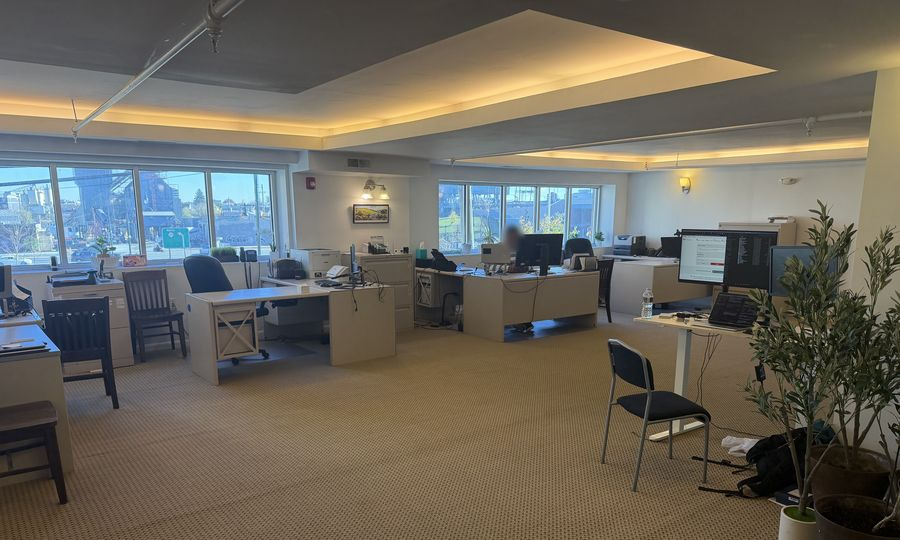
#> input picture images/hero-900.jpg, 900 x 540 px, given in place of IMG_5573.jpeg, which was not available
$ python build_images.py ../images/hero-900.jpg ../images/broad-street-1400.jpg
#> lines starting #> are read from the running program, lines starting #| are printed output that depends on the picture
"""Build web-ready photos for newarkcoworks.com from the Dropbox originals.

Usage: python3 -I build_images.py <source_dir> <out_dir>
Crops are fractions of the original frame (x0, y0, x1, y1).
An optional fifth value in a crop rotates the frame first (degrees, clockwise) to level it.
A soft blur covers a colleague's face in the hero shot.
The cafe-table photo has two waste bins standing against the left chair; remove_bins() paints
them out (wall, baseboard and carpet are rebuilt from the same photo) so both chairs fit in frame.
Needs Pillow, NumPy and SciPy.
"""
import sys, os
import numpy as np
from PIL import Image, ImageFilter, ImageDraw, ImageOps
from scipy.sparse import csr_matrix
from scipy.sparse.linalg import spsolve
from scipy.ndimage import binary_dilation, gaussian_filter, label

SRC, OUT = sys.argv[1], sys.argv[2]

def soft_blur(im, box, radius, shape="rect"):
    """Blur a region given in image fractions, feathered so no edge shows."""
    W, H = im.size
    x0, y0, x1, y1 = [int(v) for v in (box[0]*W, box[1]*H, box[2]*W, box[3]*H)]
    blurred = im.filter(ImageFilter.GaussianBlur(radius))
    mask = Image.new("L", im.size, 0)
    d = ImageDraw.Draw(mask)
    (d.ellipse if shape == "ellipse" else d.rectangle)((x0, y0, x1, y1), fill=255)
    mask = mask.filter(ImageFilter.GaussianBlur(max(6, radius // 2)))
    return Image.composite(blurred, im, mask)

# ---- Cafe-table photo (IMG_5578): paint out the bins. Coordinates are pixels in the upright 4284x5712 frame.

def _carpet_line(x):
    """Row where the carpet starts, measured along the wall."""
    return 3486 + 0.055 * (x - 1195)


# [6 lines left out: function _leg_left_edge, not called in this run]


# Baseboard shading relative to the wall above it, by rows above the carpet line (measured at x=1440-1480).
_BASEBOARD = [(-125, (0, 0, 0)), (-111, (6, 4, 0)), (-101, (13, 11, 1)), (-91, (39, 32, 17)), (-81, (31, 24, 12)),
              (-71, (21, 15, 4)), (-61, (13, 7, -2)), (-51, (2, -5, -15)), (-11, (2, -4, -13)), (0, (0, -8, -16))]


# [80 lines left out: function remove_bins, not called in this run]


# name: (source file, crop, [blurs], [output widths])
SPEC = {
    "hero":       ("IMG_5573.jpeg", (0.00, 0.00, 1.00, 0.80),
                   [((0.556, 0.328, 0.583, 0.376), 16, "ellipse")],  # colleague's face
                   [1800, 900]),
    "window-desk": ("IMG_5568.jpeg", (0.30, 0.12, 0.97, 0.80, 2.2), [], [1600, 800]),
    "meeting-table": ("IMG_5569.jpeg", (0.155, 0.06, 0.90, 0.92), [], [1600, 800]),
    "conference-room": ("IMG_5576.jpeg", (0.00, 0.04, 0.96, 0.96), [], [1600, 800]),
    "nook":       ("IMG_5578.jpeg", (0.2295, 0.25, 0.8595, 0.74), [], [1200, 600]),   # both chairs whole
    "snacks":     ("IMG_5572.jpeg", (0.00, 0.00, 1.00, 1.00), [], [1400, 700]),       # whole counter
    "reception":  ("IMG_5574.jpeg", (0.20, 0.02, 1.00, 0.92), [], [1600, 800]),
    "mascot":     ("IMG_5575.jpeg", (0.00, 0.00, 0.60, 1.00), [], [1200, 600]),
    "broad-street": ("IMG_5567.jpeg", (0.00, 0.06, 1.00, 0.86), [], [1400, 700]),
}
RETOUCH = {"nook": remove_bins}

os.makedirs(OUT, exist_ok=True)
for name, (fn, crop, blurs, widths) in SPEC.items():
    im = ImageOps.exif_transpose(Image.open(os.path.join(SRC, fn))).convert("RGB")
#> im is the input picture: PIL image 900x540 RGB; mean R, G, B 108.1, 103.6, 93.6
    if name in RETOUCH:
        im = RETOUCH[name](im)
    for box, radius, shape in blurs:
        im = soft_blur(im, box, radius, shape)
#> this loop made 1 pass
#> pass 1, in soft_blur, `blurred = im.filter(ImageFilter.GaussianBlur(radius))`:
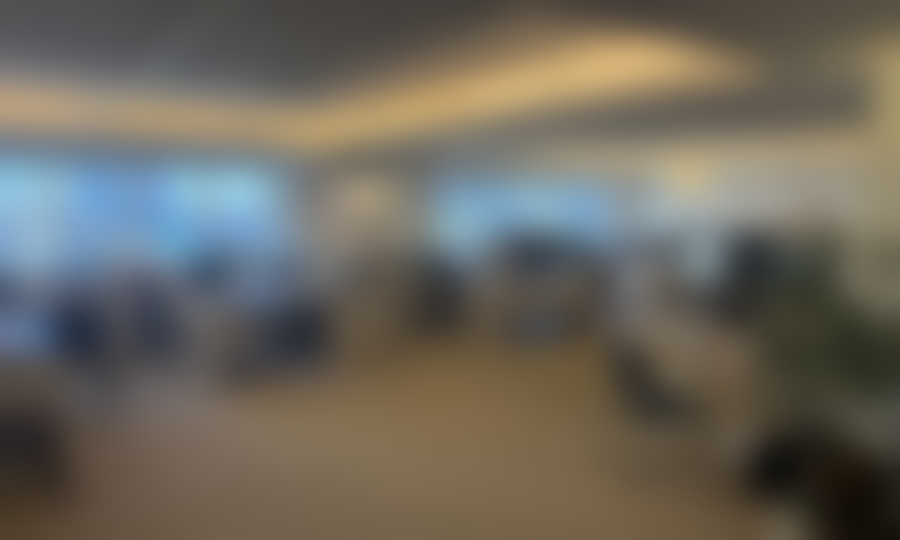
#> blurred: PIL image 900x540 RGB; mean R, G, B 108.1, 103.5, 93.6
#> pass 1, in soft_blur, `mask = mask.filter(ImageFilter.GaussianBlur(max(6, radius // 2)))`:
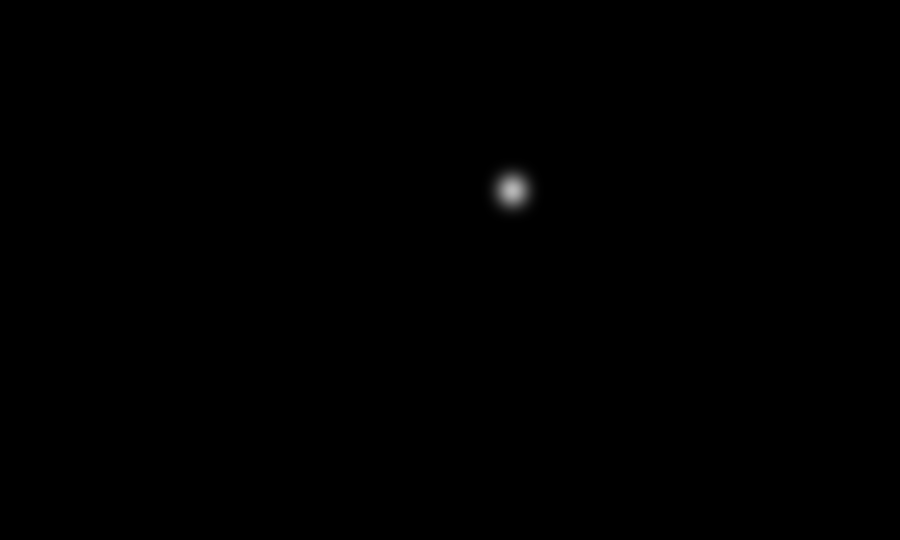
#> mask: PIL image 900x540 L; min 0, max 183, mean 0.3
    if len(crop) > 4:
        im = im.rotate(-crop[4], resample=Image.BICUBIC)
    W, H = im.size
#> W = 900; H = 540
    im = im.crop((int(crop[0]*W), int(crop[1]*H), int(crop[2]*W), int(crop[3]*H)))
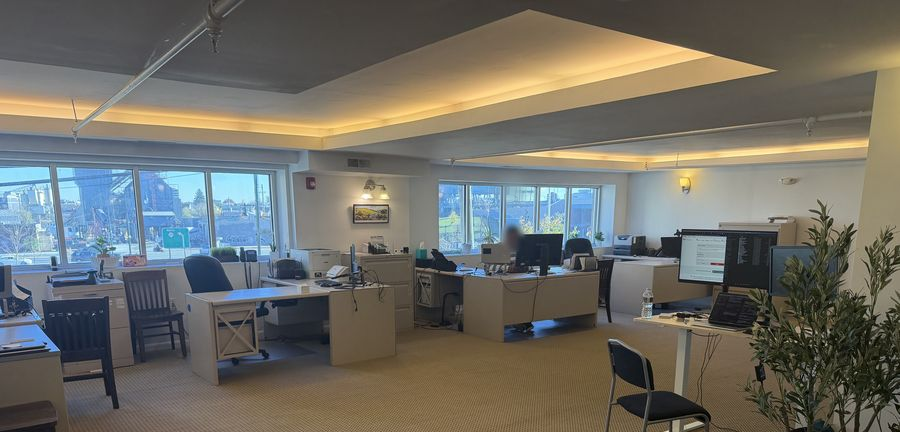
#> im: PIL image 900x432 RGB; mean R, G, B 110.7, 108.8, 101.1
    for w in widths:
        h = round(im.height * w / im.width)
        out = im.resize((w, h), Image.LANCZOS)
        path = os.path.join(OUT, f"{name}-{w}.jpg")
        out.save(path, "JPEG", quality=80, optimize=True, progressive=True)
        print(f"{name}-{w}.jpg  {w}x{h}  {os.path.getsize(path)//1024} KB")
#> pass 2 of the loop `for name, (fn, crop, blurs, widths) in SPEC.items():`:
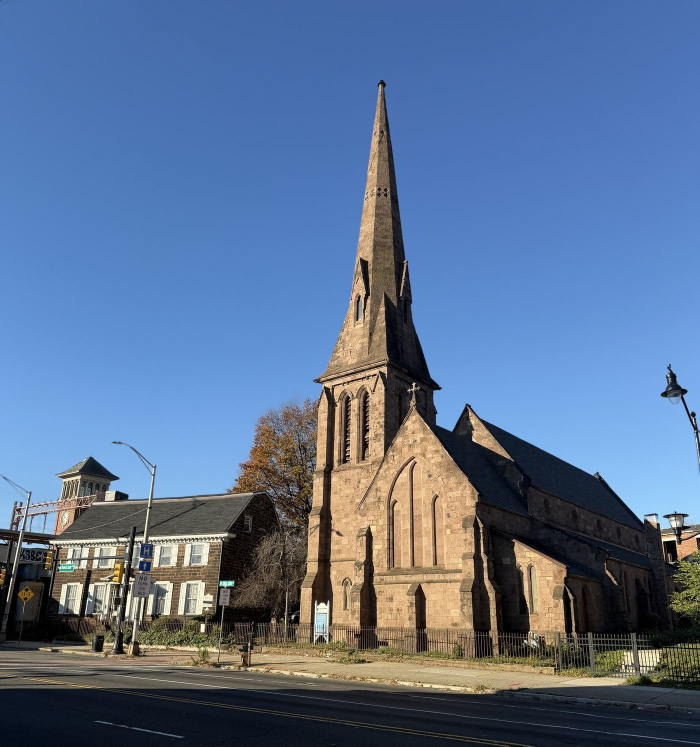
#> input picture images/broad-street-1400.jpg, 1400 x 1493 px, given in place of IMG_5568.jpeg, which was not available (shown at 1/2 size)
#> im is the input picture: PIL image 1400x1493 RGB; mean R, G, B 91, 113, 145.1
#> `im = im.rotate(-crop[4], resample=Image.BICUBIC)`:
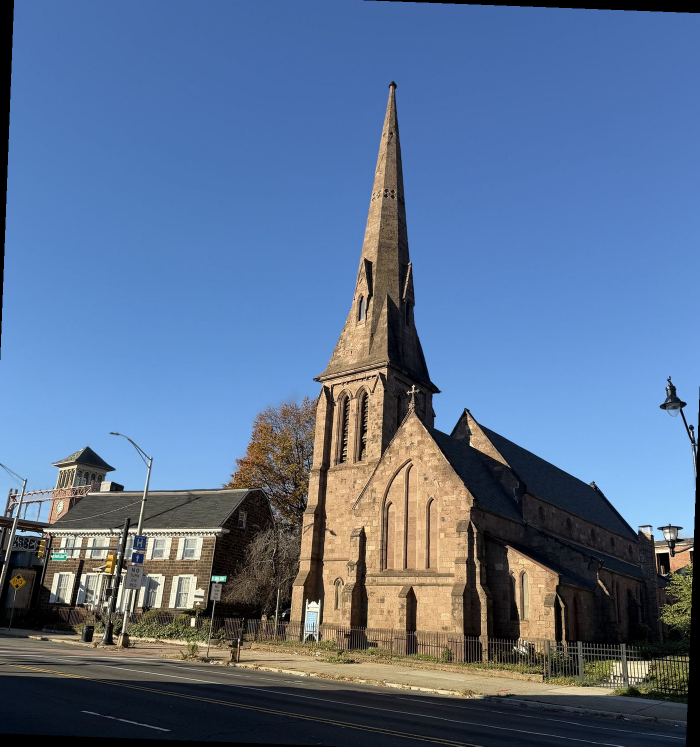
#> im: PIL image 1400x1493 RGB (shown at 1/2 size); mean R, G, B 89.6, 111.1, 142.5
#> the loop `for w in widths:` made 2 passes
#| window-desk-1600.jpg  1600x1731  252 KB
#| window-desk-800.jpg  800x866  86 KB
#> pass 2, `out = im.resize((w, h), Image.LANCZOS)`:
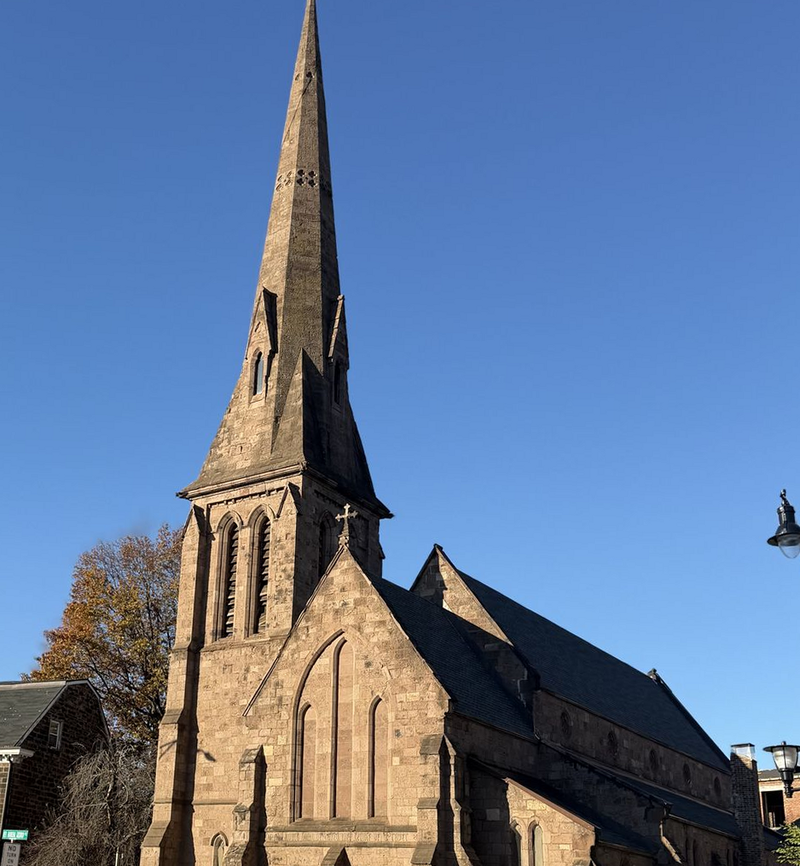
#> out: PIL image 800x866 RGB; mean R, G, B 97.7, 120.4, 155.6
#> (the run stopped early here; a loop or call above may not have finished)
